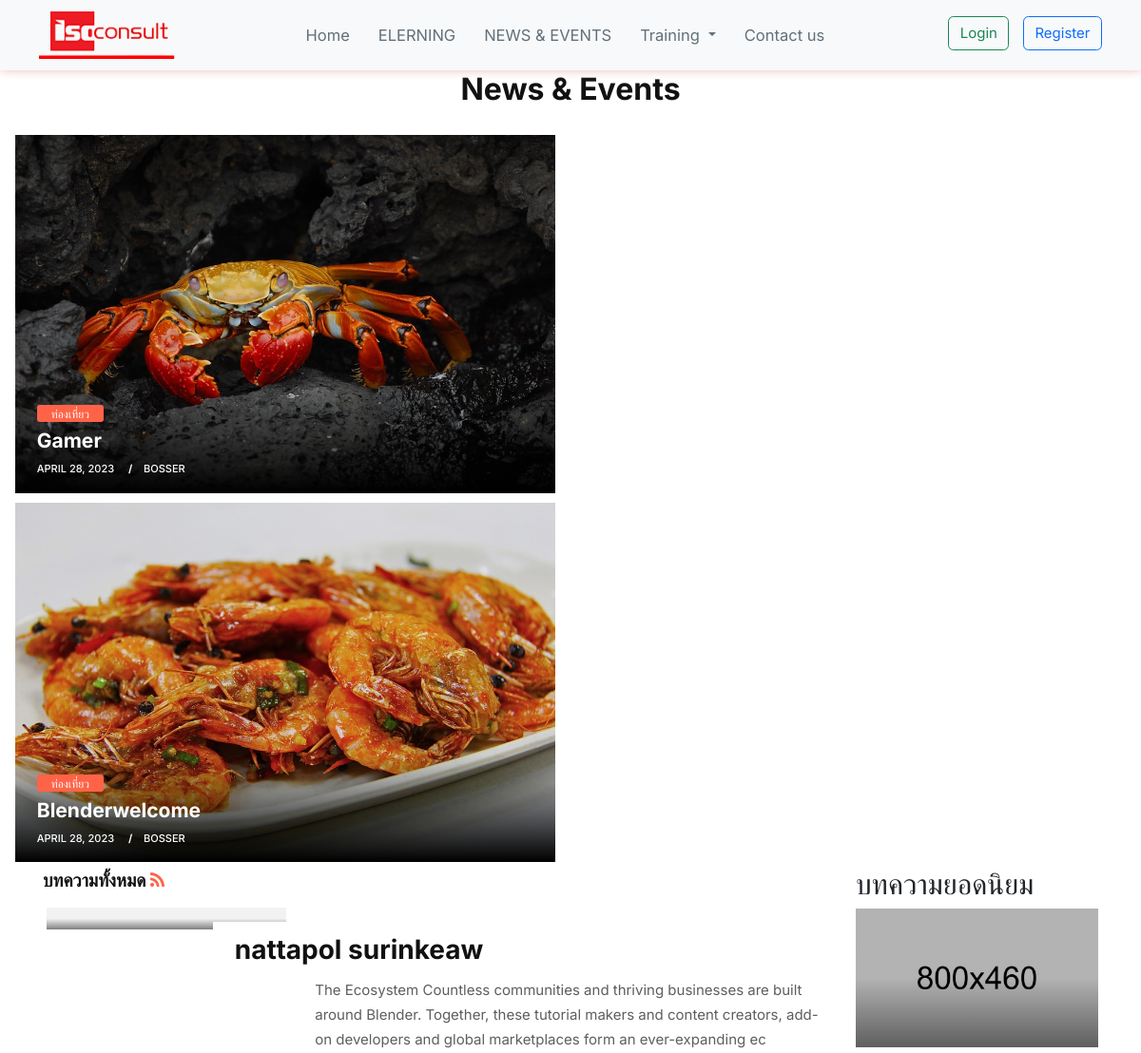
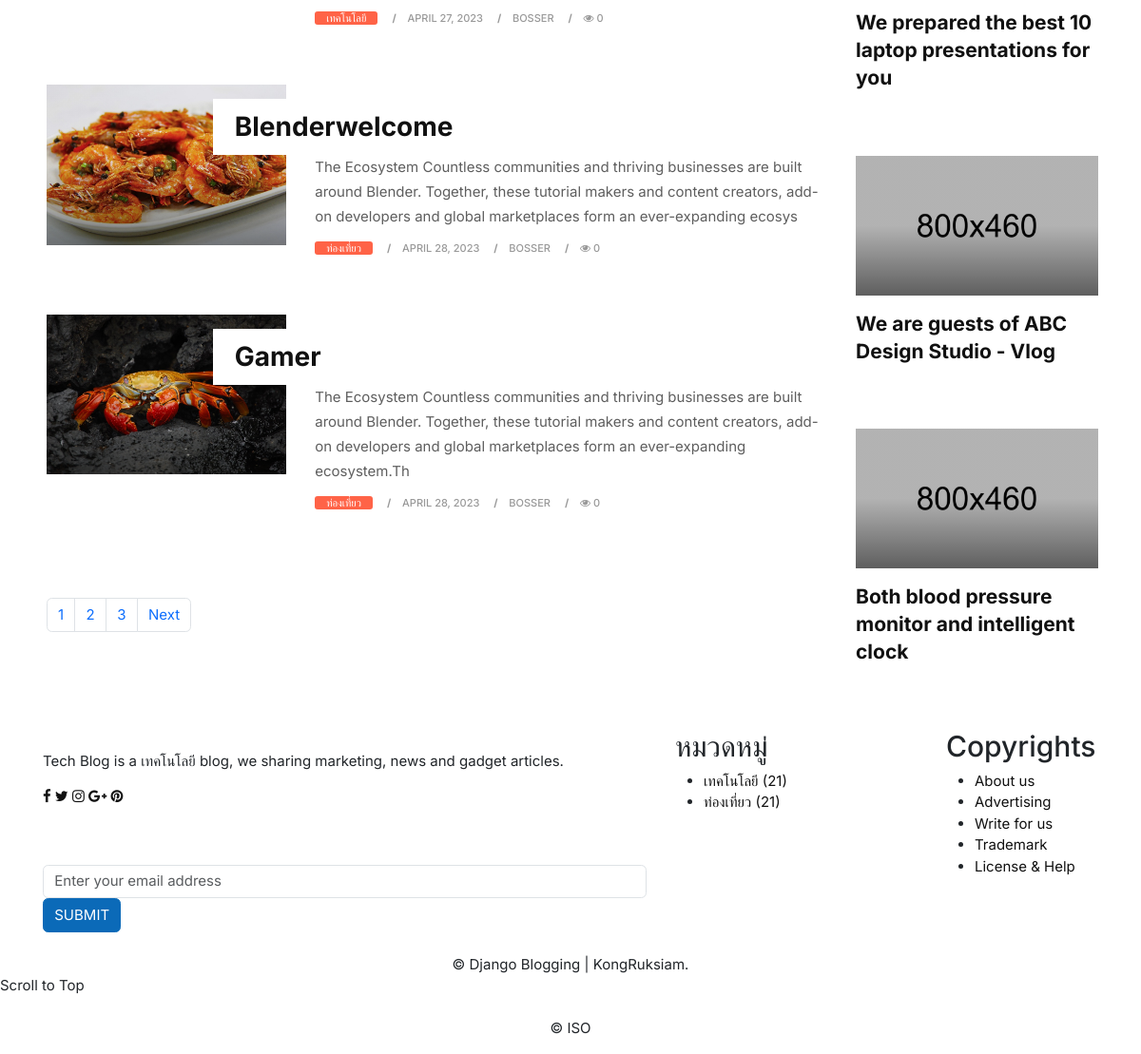
Page /news on the committed database (2 pictures, top to bottom).
### app_iso/models.py (models this page shows, shortened)
class Blogs(models.Model):
    name = models.CharField(max_length=255)
    description = models.TextField()
    content = models.TextField()
    category = models.ForeignKey(Category, on_delete=models.CASCADE)
    writer = models.CharField(max_length=255)
    views = models.IntegerField(default=0)
    image = models.ImageField(upload_to="blogsImages",blank=True)
    created = models.DateField(auto_now_add=True)

class Category(models.Model):
    name = models.CharField(max_length=255,unique=True)
    def __str__(self):
        return self.name

### app_iso/views.py (the view)
# urls.py: path('news',views.NewsBlog,name='news-page'),
def NewsBlog(request):
    categories = Category.objects.all()
    blogs = Blogs.objects.all()
    latest = Blogs.objects.all().order_by('-pk')[:2]
    context = {
        'categories':categories,
        'blogs':blogs,
        'latest':latest
    }
    return render(request,"NewsAndEvent.html",context)

### app_iso/templates/NewsAndEvent.html (shortened to what this page needs)
{% extends 'base.html' %}
{% load static %}
{% block content %}
<h1 class="text-center"> News & Events </h1>
<div id="wrapper">
    <div class="container-fluid">
        <div class="row">
            <div class="col-6">
                {% for blog in latest %}
                <div class="first-slot">
                    <div class="masonry-box post-media">
                        <img src="{{blog.image.url}} " alt="" class="img-fluid">
                        <div class="shadoweffect">
                            <div class="shadow-desc">
                                <div class="blog-meta">
                                    <span class="bg-orange"><a href="tech-category-01.html"
                                            title="">{{blog.category}}</a></span>
                                    <h4><a href="#" title="">{{blog.name}}</a></h4>
                                    <small><a href="#" title="">{{blog.created}}</a></small>
                                    <small><a href="tech-author.html" title="">{{blog.writer}}</a></small>
                                </div>
                            </div>
                        </div>
                    </div>
                </div>
                {% endfor %}
            </div>
        </div>
    </div>
    <section class="section">
        <div class="container">
            <div class="row">
                <div class="col-lg-9 col-md-12 col-sm-12 col-xs-12">
                    <div class="page-wrapper">
                        <div class="blog-top clearfix">
                            <h4 class="pull-left">บทความทั้งหมด <a href="#"><i class="fa fa-rss"></i></a></h4>
                        </div>
                        <div class="blog-list clearfix">
                            {% for blog in blogs%}
                            <div class="blog-box row">
                                <div class="col-md-4">
                                    <div class="post-media">
                                        <a href="#" title="">
                                            <img src="{{blog.image.url}} " alt="" class="img-fluid">
                                            <div class="hovereffect"></div>
                                        </a>
                                    </div>
                                </div>
                                <div class="blog-meta big-meta col-md-8">
                                    <h4><a href="#" title="">{{blog.name}}</a></h4>
                                    <p class="description">{{blog.description}}</p>
                                    <small class="firstsmall"><a class="bg-orange" href="tech-category-01.html"
                                            title="">{{blog.category}}</a></small>
                                    <small><a href="#" title="">{{blog.created}}</a></small>
                                    <small><a href="tech-author.html" title="">{{blog.writer}}</a></small>
                                    <small><a href="#" title=""><i class="fa fa-eye"></i> {{blog.views}}</a></small>
                                </div>
                            </div>
                            {% endfor%}
                        </div>
                    </div>
                    <div class="row">
                        <div class="col-md-12">
                            <nav aria-label="Page navigation">
                                <ul class="pagination justify-content-start">
                                    <li class="page-item"><a class="page-link" href="#">1</a></li>
                                    <li class="page-item"><a class="page-link" href="#">2</a></li>
                                    <li class="page-item"><a class="page-link" href="#">3</a></li>
                                    <li class="page-item">
                                        <a class="page-link" href="#">Next</a>
                                    </li>
                                </ul>
                            </nav>
                        </div>
                    </div>
                </div>
                <div class="col-lg-3 col-md-12 col-sm-12 col-xs-12">
                    <div class="sidebar">
                        <div class="widget">
                            <h2 class="widget-title">บทความยอดนิยม</h2>
                            <div class="trend-videos">
                                <div class="blog-box">
                                    <div class="post-media">
                                        <a href="#" title="">
                                            <img src="{% static 'images/icon/tech_video_01.jpg'%}" alt=""
                                                class="img-fluid">
                                            <div class="hovereffect">
                                            </div>
                                        </a>
                                    </div>
                                    <div class="blog-meta">
                                        <h4><a href="#" title="">We prepared the best 10 laptop presentations for
                                                you</a></h4>
                                    </div>
                                </div>
                                <div class="blog-box">
                                    <div class="post-media">
                                        <a href="#" title="">
                                            <img src="{% static 'images/icon/tech_video_02.jpg'%}" alt=""
                                                class="img-fluid">
                                            <div class="hovereffect">
                                            </div>
                                        </a>
                                    </div>
                                    <div class="blog-meta">
                                        <h4><a href="#" title="">We are guests of ABC Design Studio - Vlog</a></h4>
                                    </div>
                                </div>
                                <div class="blog-box">
                                    <div class="post-media">
                                        <a href="#" title="">
                                            <img src="{% static 'images/icon/tech_video_03.jpg'%}" alt=""
                                                class="img-fluid">
                                            <div class="hovereffect">
                                            </div>
                                        </a>
                                    </div>
                                    <div class="blog-meta">
                                        <h4><a href="#" title="">Both blood pressure monitor and intelligent
                                                clock</a></h4>
                                    </div>
                                </div>
                            </div>
                        </div>
                    </div>
                </div>
            </div>
        </div>
    </section>
    <footer class="footer">
        <div class="container">
            <div class="row">
                <div class="col-lg-7">
                    <div class="widget">
                        <div class="footer-text text-left">
                            <p>Tech Blog is a เทคโนโลยี blog, we sharing marketing, news and gadget articles.</p>
                            <div class="social">
                                <a href="#" data-toggle="tooltip" data-placement="bottom" title="Facebook"><i
                                        class="fa fa-facebook"></i></a>
                                <a href="#" data-toggle="tooltip" data-placement="bottom" title="Twitter"><i
                                        class="fa fa-twitter"></i></a>
                                <a href="#" data-toggle="tooltip" data-placement="bottom" title="Instagram"><i
                                        class="fa fa-instagram"></i></a>
                                <a href="#" data-toggle="tooltip" data-placement="bottom" title="Google Plus"><i
                                        class="fa fa-google-plus"></i></a>
                                <a href="#" data-toggle="tooltip" data-placement="bottom" title="Pinterest"><i
                                        class="fa fa-pinterest"></i></a>
                            </div>
                            <div class="newsletter-widget text-left">
                                <form class="form-inline">
                                    <input type="text" class="form-control" placeholder="Enter your email address">
                                    <button type="submit" class="btn btn-primary">SUBMIT</button>
                                </form>
                            </div>
                        </div>
                    </div>
                </div>
                <div class="col-lg-3 col-md-12 col-sm-12 col-xs-12">
                    <div class="widget">
                        <h2 class="widget-title">หมวดหมู่</h2>
                        <div class="link-widget">
                            <ul>
                                {% for category in categories %}
                                <li><a href="#">{{category.name}} <span>(21)</span></a></li>
                                {% endfor %}
                            </ul>
                        </div>
                    </div>
                </div>
                <div class="col-lg-2 col-md-12 col-sm-12 col-xs-12">
                    <div class="widget">
                        <h2 class="widget-title">Copyrights</h2>
                        <div class="link-widget">
                            <ul>
                                <li><a href="#">About us</a></li>
                                <li><a href="#">Advertising</a></li>
                                <li><a href="#">Write for us</a></li>
                                <li><a href="#">Trademark</a></li>
                                <li><a href="#">License & Help</a></li>
                            </ul>
                        </div>
                    </div>
                </div>
            </div>
            <div class="row">
                <div class="col-md-12 text-center">
                    <br>
                    <div class="copyright">&copy; Django Blogging | KongRuksiam</a>.</div>
                </div>
            </div>
        </div>
    </footer>
    <div class="dmtop">Scroll to Top</div>
</div>
{% endblock %}

### rows in the picture
Blogs: image (picture), category "ท่องเที่ยว", name "Gamer", created "APRIL 28, 2023", writer "BOSSER", description "The Ecosystem Countless communities and thriving businesses are built around Blender. Together, these tutorial makers and content creators, add-on developers and global marketplaces form an ever-expanding ecosystem.Th", views "0"
Blogs: image (picture), category "ท่องเที่ยว", name "Blenderwelcome", created "APRIL 28, 2023", writer "BOSSER", description "The Ecosystem Countless communities and thriving businesses are built around Blender. Together, these tutorial makers and content creators, add-on developers and global marketplaces form an ever-expanding ecosys", views "0"
Blogs: name "nattapol surinkeaw", description "The Ecosystem Countless communities and thriving businesses are built around Blender. Together, these tutorial makers and content creators, add-on developers and global marketplaces form an ever-expanding ec", category "เทคโนโลยี", created "APRIL 27, 2023", writer "BOSSER", views "0"
Category: name "เทคโนโลยี"
Category: name "ท่องเที่ยว"
